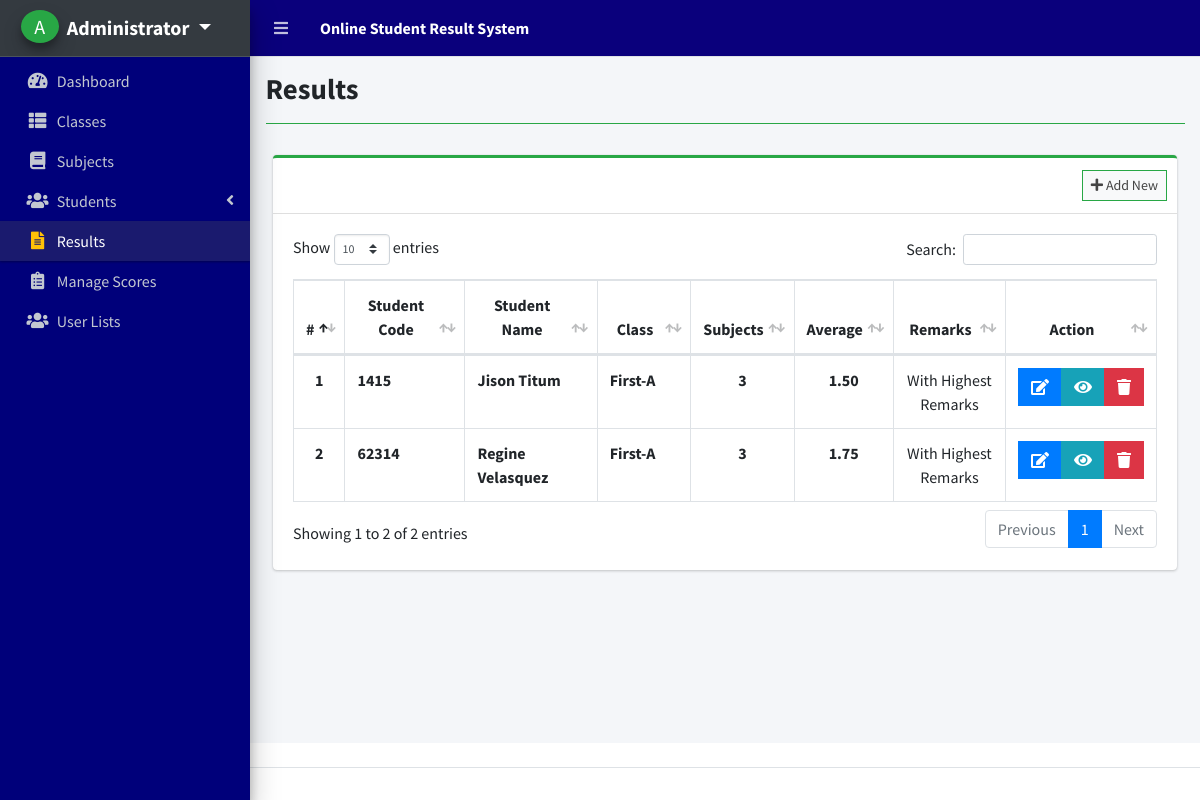
Screenshot of /index.php?page=results (signed in) with the database file from the repository.
### tables this page shows
CREATE TABLE `results` (
  `id` int(30) NOT NULL,
  `student_id` int(30) NOT NULL,
  `marks_percentage` varchar(5) NOT NULL,
  `class_id` int(30) NOT NULL,
  `date_created` datetime NOT NULL DEFAULT current_timestamp()
);

CREATE TABLE `students` (
  `id` int(30) NOT NULL,
  `student_code` varchar(50) NOT NULL,
  `course` varchar(50) NOT NULL,
  `firstname` varchar(200) NOT NULL,
  `middlename` varchar(200) NOT NULL,
  `lastname` varchar(200) NOT NULL,
  `gender` varchar(50) NOT NULL,
  `address` text NOT NULL,
  `class_id` int(30) NOT NULL,
  `date_created` datetime NOT NULL DEFAULT current_timestamp()
);

### results.php (the view, shortened to what this page needs)
<?php include'db_connect.php' ?>
<div class="col-lg-12">
	<div class="card card-outline card-success">
		<?php	if(!isset($_SESSION['rs_id'])): ?>
		<div class="card-header">
			<div class="card-tools">
				<a class="btn btn-block btn-sm btn-default btn-flat border-success" href="./index.php?page=new_result"><i class="fa fa-plus"></i> Add New</a>
			</div>
		</div>
	<?php endif; ?>
		<div class="card-body">
			<table class="table tabe-hover table-bordered" id="list">
				<colgroup>
					<col width="5%">
					<col width="20%">
					<col width="25%">
					<col width="15%">
					<col width="10%">
					<col width="8%">
					<col width="15%">
				</colgroup>
				<thead>
					<tr>
						<th class="text-center">#</th>
						<th class="text-center">Student Code</th>
						<th class="text-center">Student Name</th>
						<th class="text-center">Class</th>
						<th class="text-center">Subjects</th>
						<th class="text-center">Average</th>
						<th class="text-center">Remarks</th>
						<th class="text-center">Action</th>
					</tr>
				</thead>
				<tbody>
					<?php
					$i = 1;
					$where = "";
						function convertToCollegeGrade($percentage) {
						if ($percentage >= 96) return "1.00";
						elseif ($percentage >= 93) return "1.25";
						elseif ($percentage >= 90) return "1.50";
						elseif ($percentage >= 87) return "1.75";
						elseif ($percentage >= 84) return "2.00";
						elseif ($percentage >= 81) return "2.25";
						elseif ($percentage >= 78) return "2.50";
						elseif ($percentage >= 75) return "2.75";
						elseif ($percentage >= 72) return "3.00";
						else return "5.00";
					}
					$qry = $conn->query("SELECT r.*,concat(s.firstname,' ',s.middlename,' ',s.lastname) as name,s.student_code,concat(c.level,'-',c.section) as class FROM results r inner join classes c on c.id = r.class_id inner join students s on s.id = r.student_id $where order by unix_timestamp(r.date_created) desc ");
					while($row= $qry->fetch_assoc()):
						$subjects = $conn->query("SELECT * FROM result_items where result_id =".$row['id'])->num_rows;
					?>
					<tr>
						<th class="text-center"><?php echo $i++ ?></th>
						<td><b><?php echo $row['student_code'] ?></b></td>
						<td><b><?php echo ucwords($row['name']) ?></b></td>
						<td><b><?php echo ucwords($row['class']) ?></b></td>
						<td class="text-center"><b><?php echo $subjects ?></b></td>
						<td class="text-center"><b><?php echo convertToCollegeGrade($row['marks_percentage']) ?></b></td>
						<td class="text-center">
							<?php
							if ($row['marks_percentage'] >= 1.00) {
								echo "With Highest Remarks";
							} elseif ($row['marks_percentage'] >= 1.20) {
								echo "With High Remarks";
							} elseif ($row['marks_percentage'] >= 1.50) {
								echo "Excellent";
							} elseif ($row['marks_percentage'] >= 2.00) {
								echo "Average";
							} elseif ($row['marks_percentage'] >= 2.25) {
								echo "Better";
							} elseif ($row['marks_percentage'] >= 2.50) {
								echo "Good";
							} elseif ($row['marks_percentage'] >= 2.75) {
								echo "Well done";
							} elseif ($row['marks_percentage'] < 3.0) {
								echo "Failed";
							} else {
								echo "No Honor";
							}
							?>
							</td>
						<td class="text-center">
							<?php if(isset($_SESSION['login_id'])): ?>
		                    <div class="btn-group">
		                        <a href="./index.php?page=edit_result&id=<?php echo $row['id'] ?>" class="btn btn-primary btn-flat">
		                          <i class="fas fa-edit"></i>
		                        </a>
		                         <button data-id="<?php echo $row['id'] ?>" type="button" class="btn btn-info btn-flat view_result">
		                          <i class="fas fa-eye"></i>
		                        </button>
		                        <button type="button" class="btn btn-danger btn-flat delete_result" data-id="<?php echo $row['id'] ?>">
		                          <i class="fas fa-trash"></i>
		                        </button>
	                      </div>
	                      <?php endif; ?>
						</td>
					</tr>
				<?php endwhile; ?>
				</tbody>
			</table>
		</div>
	</div>
</div>

### rows the page displays
results: student.student_code "1415", name "Jison Titum", class "First-A", subjects "3", marks_percentage "1.50", shows "With Highest Remarks"
results: student.student_code "62314", name "Regine Velasquez", class "First-A", subjects "3", marks_percentage "1.75", shows "With Highest Remarks"

### other values shown
$_SESSION['system']['name'] "Online Student Result System"
$_SESSION['login_firstname'].' '.$_SESSION['login_lastname'] "Administrator"
$title "Results"
